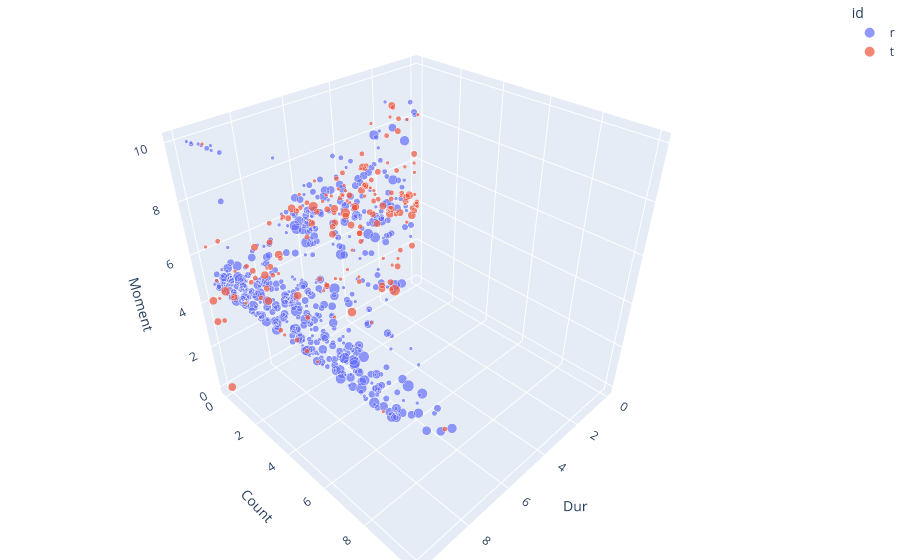

The notebook cell this image was saved under:
### Code cell
#整体分布情况
myplot.Scatter_3D(df_total,'Dur','Count','Moment','A_count',color_name='id')

### Figure 1 — Plotly figure (JSON) as saved in the notebook; plotly's stock layout.template omitted (floating-point values rounded to 4 significant figures; data arrays with more than 128 entries replaced by an {"elided": "..."} marker saying what was removed)
{"data": [{"hovertemplate": "id=r<br>Dur=%{x}<br>Count=%{y}<br>Moment=%{z}<br>A_count=%{marker.size}<extra></extra>", "legendgroup": "r", "marker": {"color": "#636efa", "opacity": 0.7, "size": {"elided": "774 float values"}, "sizemode": "area", "sizeref": 0.025, "symbol": "circle"}, "mode": "markers", "name": "r", "scene": "scene", "showlegend": true, "type": "scatter3d", "x": {"elided": "774 float values"}, "y": {"elided": "774 float values"}, "z": {"elided": "774 float values"}}, {"hovertemplate": "id=t<br>Dur=%{x}<br>Count=%{y}<br>Moment=%{z}<br>A_count=%{marker.size}<extra></extra>", "legendgroup": "t", "marker": {"color": "#EF553B", "opacity": 0.7, "size": {"elided": "294 float values"}, "sizemode": "area", "sizeref": 0.025, "symbol": "circle"}, "mode": "markers", "name": "t", "scene": "scene", "showlegend": true, "type": "scatter3d", "x": {"elided": "294 float values"}, "y": {"elided": "294 float values"}, "z": {"elided": "294 float values"}}], "layout": {"legend": {"itemsizing": "constant", "title": {"text": "id"}, "tracegroupgap": 0}, "margin": {"b": 0, "l": 0, "r": 0, "t": 0}, "scene": {"domain": {"x": [0, 1], "y": [0, 1]}, "xaxis": {"title": {"text": "Dur"}}, "yaxis": {"title": {"text": "Count"}}, "zaxis": {"title": {"text": "Moment"}}}}}
